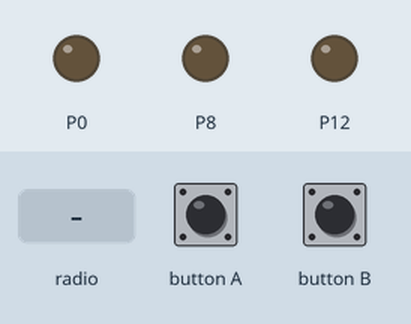
Recording of a program running on a simulated BBC micro:bit running MicroPython. On the bench: output pins drawn as LEDs (lit = HIGH). The inputs (shaded band) are chosen by the test bench.

Above: at 4.4 s.
4.5 s: radio message "fwd" arrives
At 5.4 s:
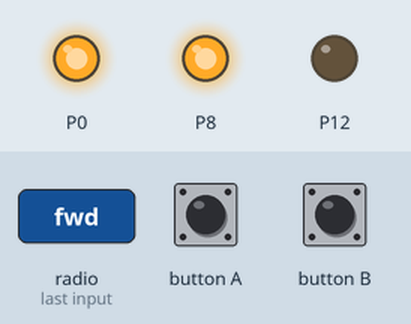
6.0 s: radio message "stp" arrives
At 6.6 s:
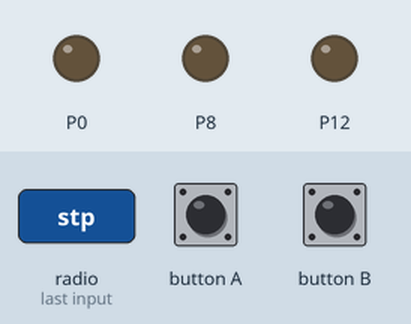
Timing chart, 0 to 8.5 s (numbered marks = the images above; inputs shaded):
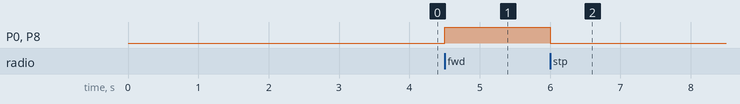

Measured:
- after the input at 4.5 s, P0, P8: LOW → HIGH at once
- after the input at 6.0 s, P0, P8: HIGH → LOW at once

The program:

LegoTrainRemLights.py
```python
from microbit import *
import radio
radio.on()
def lights_on():
    pin0.write_digital(1)

def lights_off():
        pin0.write_digital(0)

def fwd():
    pin8.write_digital(1)
    pin12.write_digital(0)
def stp():
    pin8.write_digital(0)
    pin12.write_digital(0)
def rev():
    pin8.write_digital(0)
    pin12.write_digital(1)
while True:
    incoming = radio.receive()
    if incoming == 'fwd':
        fwd()
        lights_on()
    if incoming == 'stp':
        stp()
        lights_off()
    if button_a.was_pressed():
        radio.send('fwd')
        #fwd()
        #lights_on()
    if button_b.was_pressed():
        radio.send('stp')
        #stp()
        #lights_off()
```
